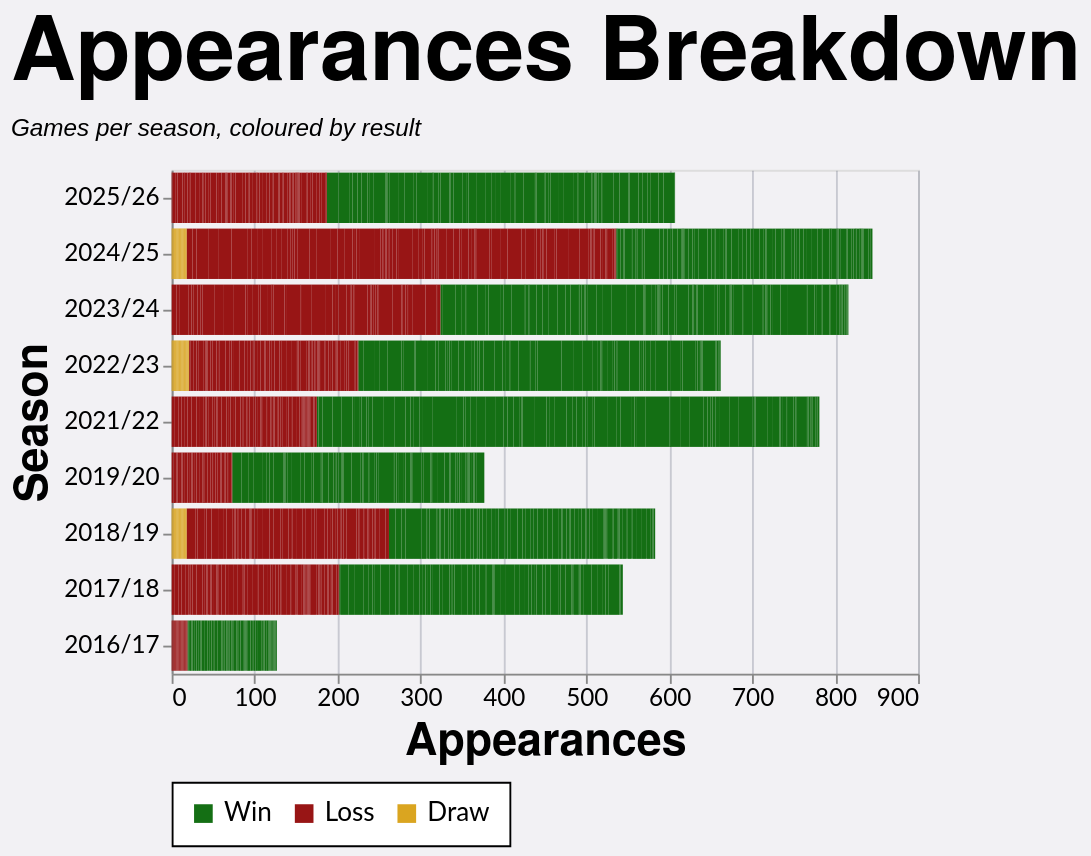

Specify this chart in Vega-Lite:
### Vega-Lite specification from a JSON file in a GitHub repository (floating-point values rounded to 4 significant figures; data arrays with more than 128 entries replaced by an {"elided": "..."} marker saying what was removed)
{"config": {"axis": {"labelFont": "Lato, sans-serif", "titleFont": "PT Sans Narrow, Helvetica Neue, Helvetica, Arial, sans-serif", "labelFontSize": 13, "titleFontSize": 24, "gridColor": "#202947", "gridOpacity": 0.2}, "header": {"labelFont": "PT Sans Narrow, Helvetica Neue, Helvetica, Arial, sans-serif", "titleFont": "PT Sans Narrow, Helvetica Neue, Helvetica, Arial, sans-serif", "labelFontSize": 24, "titleFontSize": 28, "labelFontWeight": "bold", "orient": "left"}, "legend": {"labelFont": "Lato, sans-serif", "titleFont": "PT Sans Narrow, Helvetica Neue, Helvetica, Arial, sans-serif", "labelFontSize": 14, "titleFontSize": 16, "titlePadding": 5, "fillColor": "white", "strokeColor": "black", "padding": 10, "titleFontWeight": "lighter", "titleFontStyle": "italic", "titleColor": "gray", "offset": 10}, "title": {"font": "PT Sans Narrow, Helvetica Neue, Helvetica, Arial, sans-serif", "fontSize": 48, "fontWeight": "bold", "anchor": "start", "align": "center", "titlePadding": 20, "subtitlePadding": 10, "subtitleFontSize": 13, "subtitleColor": "", "subtitleFontStyle": "italic", "offset": 15, "color": "black"}, "axisX": {"labelAngle": 0}, "facet": {"title": null, "header": null, "align": {"row": "each", "column": "each"}}, "resolve": {"scale": {"y": "independent", "facet": "independent"}}, "background": "#f2f1f4"}, "data": {"name": "data-faf79e2e321b35a0b8d8045e2671620f"}, "mark": {"type": "bar"}, "encoding": {"color": {"field": "color_value", "legend": {"orient": "bottom", "title": null}, "scale": {"range": ["#146f14", "#981515", "goldenrod"]}, "sort": ["Win", "Loss", "Draw"], "type": "nominal"}, "tooltip": [{"field": "player", "title": "Player", "type": "nominal"}, {"field": "season", "title": "Season", "type": "nominal"}, {"field": "color_value", "title": "Group", "type": "nominal"}, {"aggregate": "sum", "field": "apps", "title": "Appearances", "type": "quantitative"}], "x": {"aggregate": "sum", "field": "apps", "title": "Appearances", "type": "quantitative"}, "y": {"field": "season", "sort": {"field": "season_sort", "op": "max", "order": "descending"}, "title": "Season", "type": "nominal"}}, "height": {"step": 30}, "title": {"text": "Appearances Breakdown", "subtitle": "Games per season, coloured by result"}, "width": 400, "$schema": "https://vega.github.io/schema/vega-lite/v5.20.1.json", "datasets": {"data-faf79e2e321b35a0b8d8045e2671620f": {"elided": "2489 records"}}}
